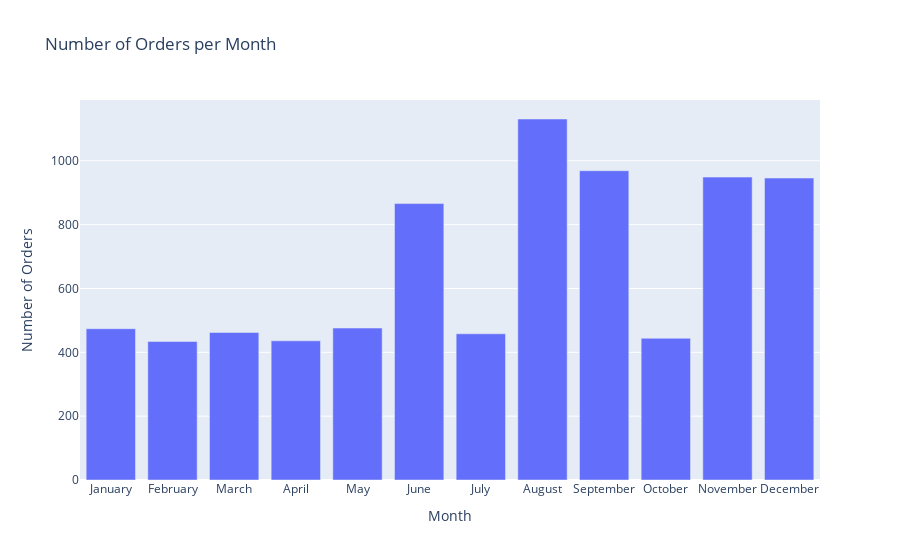

The notebook cell this image was saved under:
### Code cell
months = df['Order Month'].value_counts().reindex(month_order)
plt.figure(figsize=(12,6))
fig = px.bar(
    x=months.index,
    y=months.values,
    labels={'x': 'Month', 'y': 'Number of Orders'},
    title='Number of Orders per Month'
)

fig.show()

### Figure 1 — Plotly figure (JSON) as saved in the notebook; plotly's stock layout.template omitted (floating-point values rounded to 4 significant figures)
{"data": [{"hovertemplate": "Month=%{x}<br>Number of Orders=%{y}<extra></extra>", "legendgroup": "", "marker": {"color": "#636efa", "pattern": {"shape": ""}}, "name": "", "orientation": "v", "showlegend": false, "textposition": "auto", "type": "bar", "x": ["January", "February", "March", "April", "May", "June", "July", "August", "September", "October", "November", "December"], "xaxis": "x", "y": [474, 434, 462, 436, 476, 866, 458, 1131, 969, 444, 949, 946], "yaxis": "y"}], "layout": {"barmode": "relative", "legend": {"tracegroupgap": 0}, "title": {"text": "Number of Orders per Month"}, "xaxis": {"anchor": "y", "domain": [0, 1], "title": {"text": "Month"}}, "yaxis": {"anchor": "x", "domain": [0, 1], "title": {"text": "Number of Orders"}}}}
